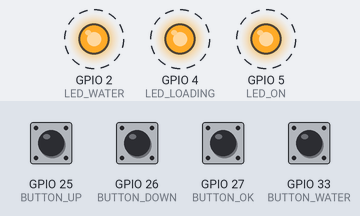
A sketch run on a simulated ESP32. On the bench: output pins drawn as LEDs (lit = HIGH). Dashed ring = blinking. The inputs (shaded band) are chosen by the test bench; at power-on: GPIO 25 (BUTTON_UP), GPIO 26 (BUTTON_DOWN), GPIO 27 (BUTTON_OK), GPIO 33 (BUTTON_WATER) HIGH. What the sketch prints to the serial monitor is not drawn.

Above: at 2.8 s.
2.9 s: GPIO 25 (BUTTON_UP) pulled LOW for 1.25 s
6.4 s: GPIO 26 (BUTTON_DOWN) pulled LOW for 1.25 s
9.9 s: GPIO 27 (BUTTON_OK) pulled LOW for 1.25 s
13.4 s: GPIO 33 (BUTTON_WATER) pulled LOW for 1.25 s
16.9 s: GPIO 25 (BUTTON_UP) driven LOW and GPIO 26 (BUTTON_DOWN) driven LOW
20.4 s: GPIO 27 (BUTTON_OK) pulled LOW for 1.25 s
Timing chart, 0 to 24.9 s (numbered marks = the images above; inputs shaded):
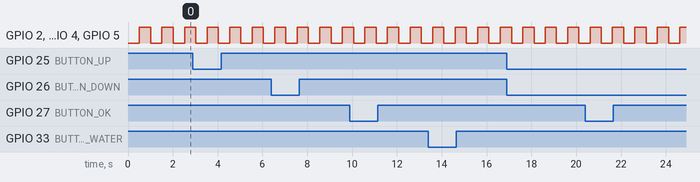

The sketch:

PRUEBA_BOTONES_LEDS.ino
```cpp
#define BUTTON_UP 25
#define BUTTON_DOWN 26
#define BUTTON_OK 27
#define BUTTON_WATER 33

#define LED_WATER 2
#define LED_LOADING 4
#define LED_ON 5

#define PUSHED LOW
#define N_PUSHED HIGH

bool ReadButtonUp = N_PUSHED;
bool ReadButtonDown = N_PUSHED;
bool ReadButtonOk = N_PUSHED;
bool ReadButtonWater = N_PUSHED;

void setup() {
  Serial.begin(9600);

  pinMode(BUTTON_UP,INPUT_PULLUP);
  pinMode(BUTTON_DOWN,INPUT_PULLUP);
  pinMode(BUTTON_OK,INPUT_PULLUP);
  pinMode(BUTTON_WATER,INPUT_PULLUP);

  pinMode(LED_WATER,OUTPUT);
  pinMode(LED_ON,OUTPUT);
  pinMode(LED_LOADING,OUTPUT);
}

void loop() {
  ReadButtonUp = digitalRead(BUTTON_UP);
  Serial.print("UP: ");
  if (ReadButtonUp == PUSHED) {
    Serial.print("PUSHED");
  } else {
    Serial.print("NOT PUSHED");
  }

  ReadButtonDown = digitalRead(BUTTON_DOWN);
  Serial.print(" | DOWN: ");
  if (ReadButtonDown == PUSHED) {
    Serial.print("PUSHED");
  } else {
    Serial.print("NOT PUSHED");
  }

  ReadButtonOk = digitalRead(BUTTON_OK);
  Serial.print(" | OK: ");
  if (ReadButtonOk == PUSHED) {
    Serial.print("PUSHED");
  } else {
    Serial.print("NOT PUSHED");
  }

  ReadButtonWater = digitalRead(BUTTON_WATER);
  Serial.print(" | WATER: ");
  if (ReadButtonWater == PUSHED) {
    Serial.println("PUSHED");
  } else {
    Serial.println("NOT PUSHED");
  }

  delay(500);
  digitalWrite(LED_LOADING,HIGH);
  digitalWrite(LED_WATER,HIGH);
  digitalWrite(LED_ON,HIGH);
  delay(500);
  digitalWrite(LED_LOADING,LOW);
  digitalWrite(LED_WATER,LOW);
  digitalWrite(LED_ON,LOW);
}
```

Measured:
- by itself, GPIO 2 (LED_WATER), GPIO 4 (LED_LOADING), GPIO 5 (LED_ON): alternates HIGH for 0.50 s and LOW for 0.50 s
